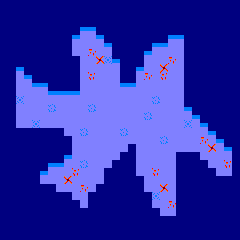

Rendered tile map (Tiled .tmx) drawn with the repository's tilesets; below, a short description and the full map source, tile grids included:
An orthogonal 30x30 tile map with 8x8 px tiles, 1 tile layer (Tile Layer 1).

<map version="1.2" tiledversion="1.2.0" orientation="orthogonal" renderorder="right-down" width="30" height="30" tilewidth="8" tileheight="8" infinite="0" nextlayerid="2" nextobjectid="1">
 <tileset firstgid="1" source="../Tileset.tsx" />
 <layer id="1" name="Tile Layer 1" width="30" height="30">
  <data encoding="csv">
15,15,15,15,15,15,15,15,15,15,15,15,15,15,15,15,15,15,15,15,15,15,15,15,15,15,15,15,15,15,
15,15,15,15,15,15,15,15,15,15,15,15,15,15,15,15,15,15,15,15,15,15,15,15,15,15,15,15,15,15,
15,15,15,15,15,15,15,15,15,15,15,15,15,15,15,15,15,15,15,15,15,15,15,15,15,15,15,15,15,15,
15,15,15,15,15,15,15,15,15,15,4,4,15,15,15,15,15,15,15,15,15,15,15,15,15,15,15,15,15,15,
15,15,15,15,15,15,15,15,15,4,17,17,4,15,15,15,15,15,15,15,15,4,4,15,15,15,15,15,15,15,
15,15,15,15,15,15,15,15,15,17,17,17,17,4,15,15,15,15,15,4,4,17,17,15,15,15,15,15,15,15,
15,15,15,15,15,15,15,15,15,17,17,20,17,17,15,15,15,15,4,17,17,17,17,15,15,15,15,15,15,15,
15,15,15,15,15,15,15,15,15,15,17,17,18,24,4,15,15,15,17,17,17,20,17,15,15,15,15,15,15,15,
15,15,4,15,15,15,15,15,15,15,17,17,17,17,17,15,15,4,17,17,18,17,17,15,15,15,15,15,15,15,
15,15,17,4,15,15,15,15,15,15,17,19,17,17,17,15,15,17,20,17,19,17,17,15,15,15,15,15,15,15,
15,15,17,17,4,4,15,15,15,15,17,17,17,17,17,4,4,17,17,17,17,17,17,15,15,15,15,15,15,15,
15,15,17,17,17,17,4,4,4,4,17,17,17,17,17,17,17,17,17,17,17,17,17,15,15,15,15,15,15,15,
15,15,24,17,17,17,17,17,17,17,17,17,17,17,17,17,17,17,17,23,17,17,17,15,15,15,15,15,15,15,
15,15,17,31,17,17,23,17,17,17,17,23,17,17,17,17,17,17,17,17,17,17,17,4,15,15,15,15,15,15,
15,15,17,17,17,17,17,17,17,17,17,17,17,17,17,17,17,17,23,17,17,17,17,17,4,15,15,15,15,15,
15,15,17,17,24,17,17,17,17,17,17,17,17,17,17,17,17,17,17,17,17,17,17,24,17,4,15,15,15,15,
15,15,15,15,15,15,15,15,17,17,23,17,17,17,17,23,17,17,17,17,17,17,17,17,17,17,4,15,15,15,
15,15,15,15,15,15,15,15,15,17,17,17,17,17,17,17,17,17,17,17,23,17,17,17,17,20,17,4,15,15,
15,15,15,15,15,15,15,15,15,17,17,17,17,17,17,17,15,17,17,17,17,17,17,17,17,17,18,17,4,15,
15,15,15,15,15,15,15,15,4,17,17,17,17,17,17,15,15,17,17,17,17,17,15,15,15,17,17,17,17,15,
15,15,15,15,15,15,4,4,17,17,23,17,17,17,15,15,15,17,17,17,17,17,15,15,15,15,17,17,19,15,
15,15,15,15,15,4,17,17,17,19,17,17,17,15,15,15,15,17,17,19,17,17,15,15,15,15,15,17,17,15,
15,15,15,15,15,17,17,17,18,17,17,17,17,15,15,15,15,15,17,17,17,17,15,15,15,15,15,15,15,15,
15,15,15,15,15,15,15,17,17,17,20,17,15,15,15,15,15,15,17,17,18,17,15,15,15,15,15,15,15,15,
15,15,15,15,15,15,15,15,15,17,17,15,15,15,15,15,15,15,15,24,17,17,15,15,15,15,15,15,15,15,
15,15,15,15,15,15,15,15,15,15,17,15,15,15,15,15,15,15,15,17,17,20,15,15,15,15,15,15,15,15,
15,15,15,15,15,15,15,15,15,15,15,15,15,15,15,15,15,15,15,15,17,17,15,15,15,15,15,15,15,15,
15,15,15,15,15,15,15,15,15,15,15,15,15,15,15,15,15,15,15,15,15,15,15,15,15,15,15,15,15,15,
15,15,15,15,15,15,15,15,15,15,15,15,15,15,15,15,15,15,15,15,15,15,15,15,15,15,15,15,15,15,
15,15,15,15,15,15,15,15,15,15,15,15,15,15,15,15,15,15,15,15,15,15,15,15,15,15,15,15,15,15
</data>
 </layer>
</map>